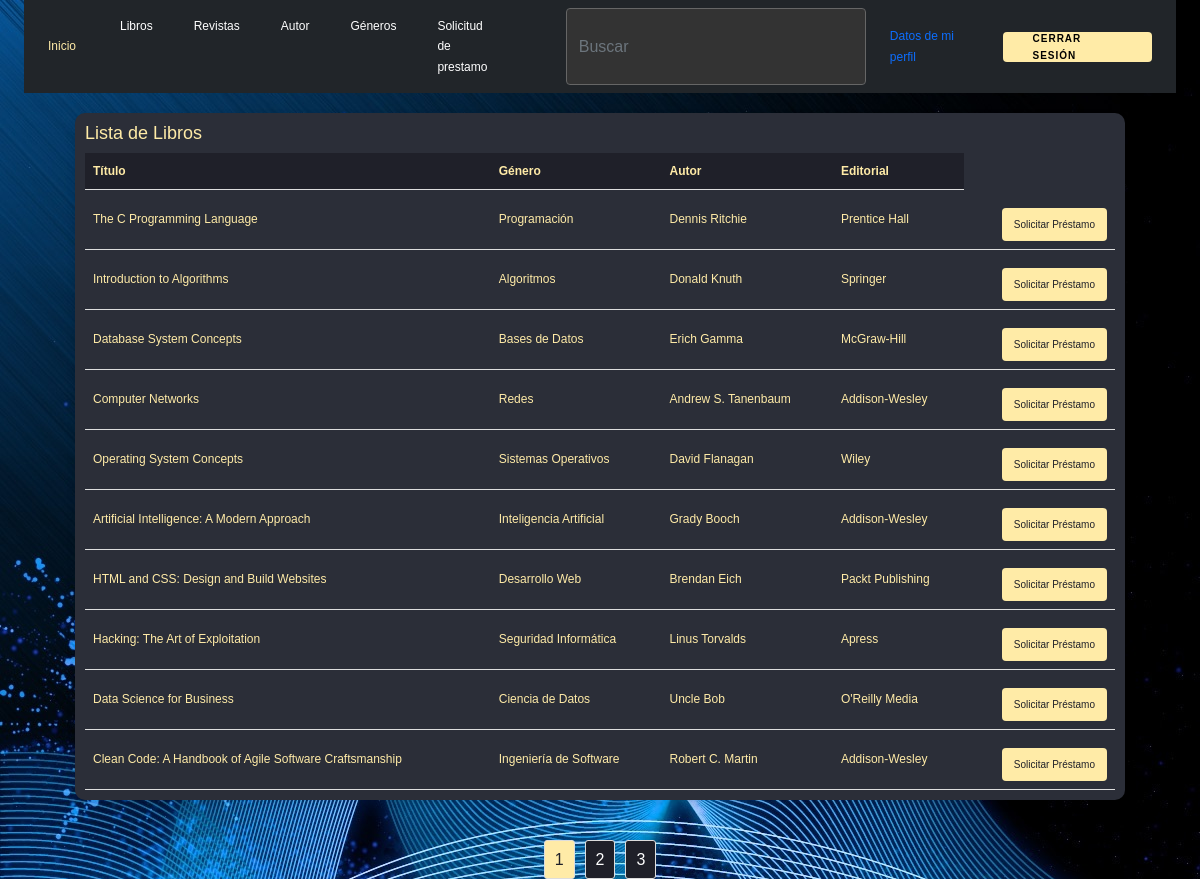
/view/content/user/libros.php (signed in), run on the app's committed database.
### tables this page shows
CREATE TABLE `libros` (
  `id_libro` int(11) NOT NULL,
  `titulo` varchar(100) NOT NULL,
  `cantidad` decimal(10,0) NOT NULL,
  `id_tipo` int(11) NOT NULL,
  `isbn` varchar(20) DEFAULT NULL,
  `id_genero` int(11) NOT NULL,
  `id_autor` int(11) NOT NULL,
  `id_editorial` int(11) NOT NULL
);

CREATE TABLE `genero` (
  `id_genero` int(11) NOT NULL,
  `nombre` varchar(50) NOT NULL
);

CREATE TABLE `autor` (
  `id_autor` int(11) NOT NULL,
  `nombre` varchar(100) NOT NULL
);

CREATE TABLE `editorial` (
  `id_editorial` int(11) NOT NULL,
  `nombre` varchar(100) NOT NULL
);

### view/content/user/libros.php (the view, shortened to what this page needs)
<?php
require_once("c://xampp/htdocs/login/view/head/header.php");
try {
    $database = new db();
    $conn = $database->conexion();
    $results_per_page = 10;
    $sql = "SELECT COUNT(*) AS total FROM libros WHERE id_tipo = 1";
    $stmt = $conn->query($sql);
    $row = $stmt->fetch(PDO::FETCH_ASSOC);
    $total_results = $row['total'];
    $total_pages = ceil($total_results / $results_per_page);
    if (!isset($_GET['page']) || !is_numeric($_GET['page']) || $_GET['page'] < 1) {
        $page = 1;
    } else if ($_GET['page'] > $total_pages) {
        $page = $total_pages;
    } else {
        $page = $_GET['page'];
    }
    $start_limit = ($page - 1) * $results_per_page;
    $sql = "SELECT l.id_libro, l.titulo, g.nombre AS genero, a.nombre AS autor, e.nombre AS editorial
            FROM libros l
            INNER JOIN genero g ON l.id_genero = g.id_genero
            INNER JOIN autor a ON l.id_autor = a.id_autor
            INNER JOIN editorial e ON l.id_editorial = e.id_editorial
            WHERE l.id_tipo = 1
            LIMIT $start_limit, $results_per_page";
    $stmt = $conn->query($sql);
    $libros = $stmt->fetchAll(PDO::FETCH_ASSOC);
} catch (PDOException $e) {
    echo "Error: " . $e->getMessage();
}
?>
<!DOCTYPE html>
<html lang="es">
<head>
</head>
<body>
    <div class="container">
        <h2>Lista de Libros</h2>
        <table>
            <tr>
                <th>Título</th>
                <th>Género</th>
                <th>Autor</th>
                <th>Editorial</th>
            </tr>
            <?php foreach ($libros as $libro): ?>
                <tr>
                    <td><?= $libro['titulo'] ?></td>
                    <td><?= $libro['genero'] ?></td>
                    <td><?= $libro['autor'] ?></td>
                    <td><?= $libro['editorial'] ?></td>
                    <td><button class="btn-solicitar-prestamo" onclick="solicitarPrestamo(<?= $libro['id_libro'] ?>)">Solicitar Préstamo</button></td>
                </tr>
            <?php endforeach; ?>
        </table>
    </div>
    <div class="pagination-container">
        <div class="pagination">
            <?php for ($i = 1; $i <= $total_pages; $i++): ?>
                <a href="?page=<?php echo $i; ?>" class="<?php if ($i == $page) echo 'active'; ?>"><?php echo $i; ?></a>
            <?php endfor; ?>
        </div>
    </div>
</body>
</html>

### asset/css/estilos.css (style rules this page uses)
body { background-image: url(""); }

### view/head/header.php (style rules this page uses)
body { background-image: url("/login/Abstract-blue-waves_2560x1600.jpg"); font-family: 'Poppins', sans-serif; font-weight: 300; line-height: 1.7; color: #ffeba7; background-color: #1f2029; }

### view/content/user/libros.php (style rules this page uses)
.container { border-radius: 10px; overflow: hidden; box-shadow: 0 4px 8px rgba(0, 0, 0, 0.1); margin: 20px auto; max-width: 1050px; background-color: #2b2e38; padding: 10px; }
table { width: 100%; border-collapse: collapse; }
th, td { padding: 8px; text-align: left; border-bottom: 1px solid #ddd; font-size: 12px; }
th { background-color: #1f2029; color: #ffeba7; }
h2 { font-size: 18px; }
.pagination { text-align: center; margin-top: 20px; }
.pagination-container { display: flex; justify-content: center; }
.pagination a { display: inline-block; padding: 5px 10px; margin: 0 5px; border: 1px solid #ddd; color: #fff; background-color: #1f2029; text-decoration: none; border-radius: 3px; }
.pagination a.active { background-color: #ffeba7; color: #1f2029; }
.btn-solicitar-prestamo { background-color: #ffeba7; color: #1f2029; padding: 8px 12px; border: none; border-radius: 4px; cursor: pointer; float: right; text-decoration: none; margin-top: 10px; font-size: 10px; }

### data on the page
libros: titulo "The C Programming Language", id_genero.nombre "Programación", id_autor.nombre "Dennis Ritchie", id_editorial.nombre "Prentice Hall"
libros: titulo "Introduction to Algorithms", id_genero.nombre "Algoritmos", id_autor.nombre "Donald Knuth", id_editorial.nombre "Springer"
libros: titulo "Database System Concepts", id_genero.nombre "Bases de Datos", id_autor.nombre "Erich Gamma", id_editorial.nombre "McGraw-Hill"
libros: titulo "Computer Networks", id_genero.nombre "Redes", id_autor.nombre "Andrew S. Tanenbaum", id_editorial.nombre "Addison-Wesley"
libros: titulo "Operating System Concepts", id_genero.nombre "Sistemas Operativos", id_autor.nombre "David Flanagan", id_editorial.nombre "Wiley"
libros: titulo "Artificial Intelligence: A Modern Approach", id_genero.nombre "Inteligencia Artificial", id_autor.nombre "Grady Booch", id_editorial.nombre "Addison-Wesley"
libros: titulo "HTML and CSS: Design and Build Websites", id_genero.nombre "Desarrollo Web", id_autor.nombre "Brendan Eich", id_editorial.nombre "Packt Publishing"
libros: titulo "Hacking: The Art of Exploitation", id_genero.nombre "Seguridad Informática", id_autor.nombre "Linus Torvalds", id_editorial.nombre "Apress"
libros: titulo "Data Science for Business", id_genero.nombre "Ciencia de Datos", id_autor.nombre "Uncle Bob", id_editorial.nombre "O'Reilly Media"
libros: titulo "Clean Code: A Handbook of Agile Software Craftsmanship", id_genero.nombre "Ingeniería de Software", id_autor.nombre "Robert C. Martin", id_editorial.nombre "Addison-Wesley"
